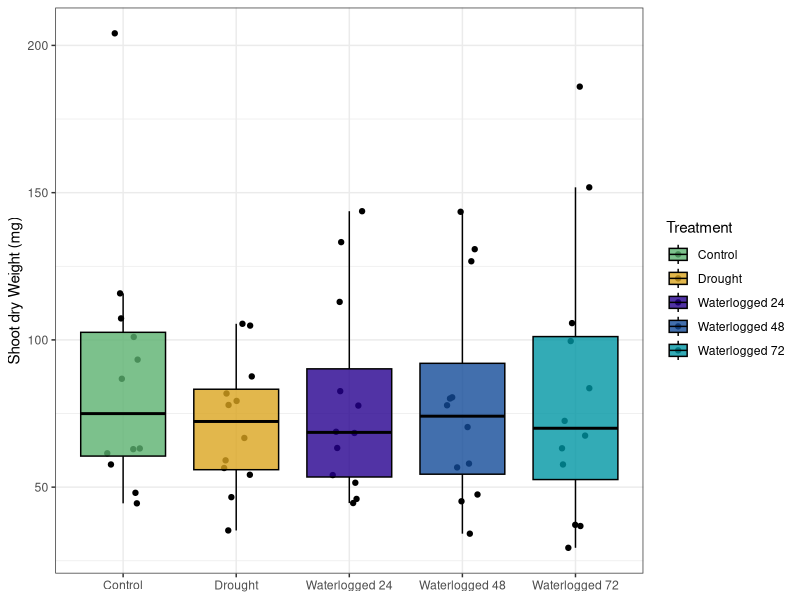
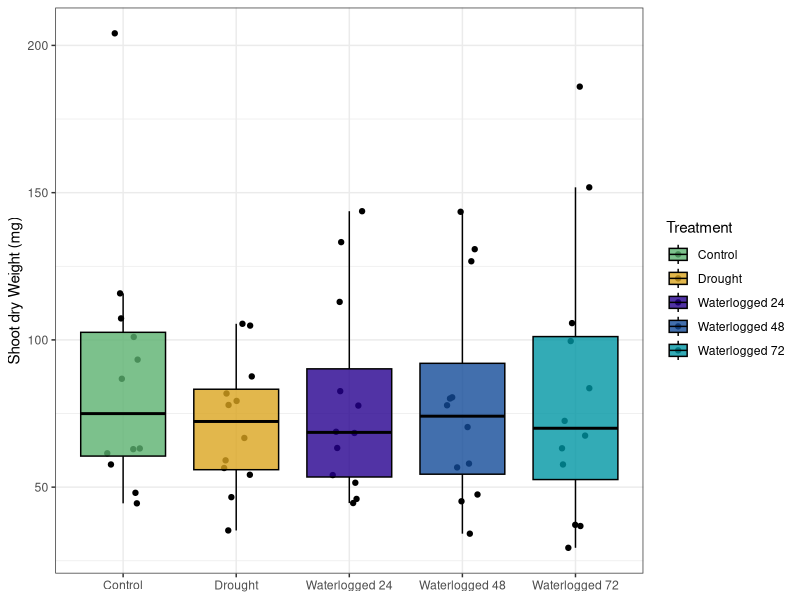
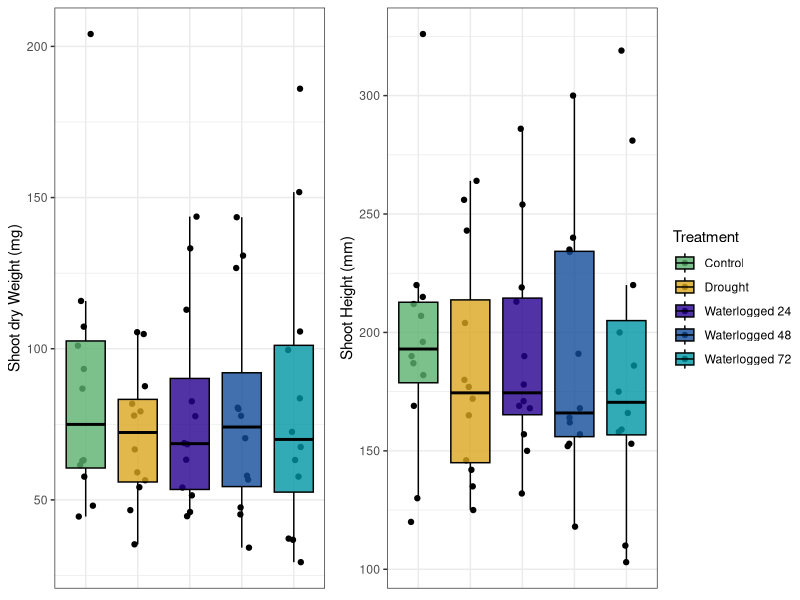
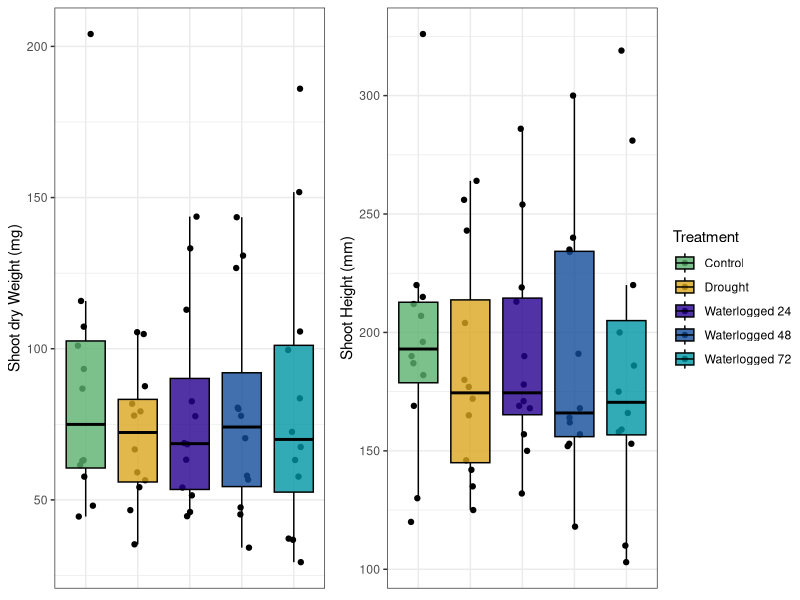

These figures' R source, in order:
### Tripsacum greenhouse experiment
### Phenotypic analysis
### Code by Joel Swift 04-2024

library(tidyverse)
library(ggpubr)
library(lme4)
library(lmerTest)
library(emmeans)

# Theme set and Color Palettes
theme_set(theme_bw())
treatment_palette <- c("Waterlogged 24" = "#26008E",
                       "Waterlogged 48" = "#134B99",
                       "Waterlogged 72" = "#0096A4",
                       "Control" = "#5CB270",
                       "Drought" = "#DAA520")

# Function from the R cookbook
# From: http://www.cookbook-r.com/Manipulating_data/Summarizing_data/
## Summarizes data.
## Gives count, mean, standard deviation, standard error of the mean, and confidence interval (default 95%).
##   data: a data frame.
##   measurevar: the name of a column that contains the variable to be summariezed
##   groupvars: a vector containing names of columns that contain grouping variables
##   na.rm: a boolean that indicates whether to ignore NA's
##   conf.interval: the percent range of the confidence interval (default is 95%)
summarySE <- function(data=NULL, measurevar, groupvars=NULL, na.rm=FALSE,
                      conf.interval=.95, .drop=TRUE) {
  library(plyr)
  # New version of length which can handle NA's: if na.rm==T, don't count them
  length2 <- function (x, na.rm=FALSE) {
    if (na.rm) sum(!is.na(x))
    else       length(x)
  }
  # This does the summary. For each group's data frame, return a vector with
  # N, mean, and sd
  datac <- ddply(data, groupvars, .drop=.drop,
                 .fun = function(xx, col) {
                   c(N    = length2(xx[[col]], na.rm=na.rm),
                     mean = mean   (xx[[col]], na.rm=na.rm),
                     sd   = sd     (xx[[col]], na.rm=na.rm)
                   )
                 },
                 measurevar
  )
  # Rename the "mean" column
  datac <- rename(datac, c("mean" = measurevar))
  datac$se <- datac$sd / sqrt(datac$N)  # Calculate standard error of the mean
  # Confidence interval multiplier for standard error
  # Calculate t-statistic for confidence interval:
  # e.g., if conf.interval is .95, use .975 (above/below), and use df=N-1
  ciMult <- qt(conf.interval/2 + .5, datac$N-1)
  datac$ci <- datac$se * ciMult
  return(datac)
}

#### 1) load data ####
Trip_df_full <- readxl::read_xlsx("Tripsacum_greenhouse_metadata.xlsx")
summary(Trip_df_full)
# Remove plants that were not assigned to a treatment group
Trip_df_full <- Trip_df_full[Trip_df_full$treatment != "NA", ]
summary(Trip_df_full)

#### 2) Height plot ####
Trip_df_full
# Gather data in long dataframe and reorder
long_df_ht <- gather(Trip_df_full, key = "day", value = "Height", 4:10, -treatment, -germination_cohort)
long_df_ht$day <- factor(long_df_ht$day, c("height_DAP24_mm", "height_DAP28_mm", "height_DAP30_mm",
                                           "height_DAP32_mm", "height_DAP34_mm", "height_DAP36_mm",
                                           "final_height_mm"))
# Plot
height_plot <- ggplot(long_df_ht, aes(x = day, y = Height, fill = treatment)) +
  geom_point(position = position_jitterdodge(jitter.width = 0.05)) +
  geom_boxplot(alpha = 0.8, outlier.colour = NA, color = "black") +
  scale_fill_manual(name = "Treatment", values = treatment_palette) +
  ylab("Shoot Height (mm)") +
  scale_x_discrete(labels=c("DAP24","DAP28","DAP30", "DAP32", "DAP34", "DAP36", "Final")) +
  theme(axis.title.x=element_blank(),
        legend.position = 'right')
#save
#ggsave("../figures/Shoot_height_by_treatment_timeline.svg", height_plot, height = 6, width = 8)
#ggsave("../figures/Shoot_height_by_treatment_timeline.png", height_plot, height = 6, width = 8)

#### 3) Dry weight Plot ####
weight_plot <- ggplot(Trip_df_full, aes(x = treatment, y = shoot_dry_weight_mg, fill = treatment)) +
  geom_point(position = position_jitterdodge(jitter.width = 0.3)) +
  geom_boxplot(alpha = 0.8, outlier.colour = NA, color = "black") +
  scale_fill_manual(name = "Treatment", values = treatment_palette) +
  ylab("Shoot dry Weight (mg)") + theme(axis.title.x=element_blank(), legend.position = 'right')
# Save
ggsave("../figures/Shoot_fresh_weight_by_treatment.svg", weight_plot, height = 85, width = 85, units = "mm")
ggsave("../figures/Shoot_fresh_weight_by_treatment.png", weight_plot, height = 85, width = 85, units = "mm")

#### 4) Combo plot final height and weight ####
weight_plot <- ggplot(Trip_df_full, aes(x = treatment, y = shoot_dry_weight_mg, fill = treatment)) +
  geom_point(position = position_jitterdodge(jitter.width = 0.3)) +
  geom_boxplot(alpha = 0.8, outlier.colour = NA, color = "black") +
  scale_fill_manual(name = "Treatment", values = treatment_palette) +
  ylab("Shoot dry Weight (mg)") +
  theme(axis.title.x=element_blank(),
        axis.text.x = element_blank(),
        axis.ticks.x = element_blank())

final_height_plot <- ggplot(Trip_df_full, aes(x = treatment, y = final_height_mm, fill = treatment)) +
  geom_point(position = position_jitterdodge(jitter.width = 0.3)) +
  geom_boxplot(alpha = 0.8, outlier.colour = NA, color = "black") +
  scale_fill_manual(name = "Treatment", values = treatment_palette) +
  ylab("Shoot Height (mm)") +
  theme(axis.title.x=element_blank(),
        axis.text.x = element_blank(),
        axis.ticks.x = element_blank())
# arrange
both_plots <- ggarrange(weight_plot, final_height_plot, common.legend = TRUE, legend = 'right')
# Save
ggsave("../figures/Figure1_Shoot_height_and_weight_treatment.svg", both_plots, height = 85, width = 170, units = "mm")
ggsave("../figures/Figure1_Shoot_height_and_weight_treatment.png", both_plots, height = 85, width = 170, units = "mm")

# Stats
summarySE(Trip_df_full, measurevar = "shoot_dry_weight_mg")
summarySE(Trip_df_full, measurevar = "final_height_mm")

#### 5) Linear models STATS
ht_mod <- lmer(final_height_mm ~ treatment + (1|germination_cohort), data = Trip_df_full)
anova(ht_mod)
rand(ht_mod)
mod.emm <- emmeans(ht_mod,~treatment)
contrast(mod.emm, "trt.vs.ctrl", ref = 1)

wt_mod <- lmer(shoot_dry_weight_mg ~ treatment + (1|germination_cohort), data = Trip_df_full)
anova(wt_mod)
rand(wt_mod)
mod.emm <- emmeans(wt_mod,~treatment)
contrast(mod.emm, "trt.vs.ctrl", ref = 1)
